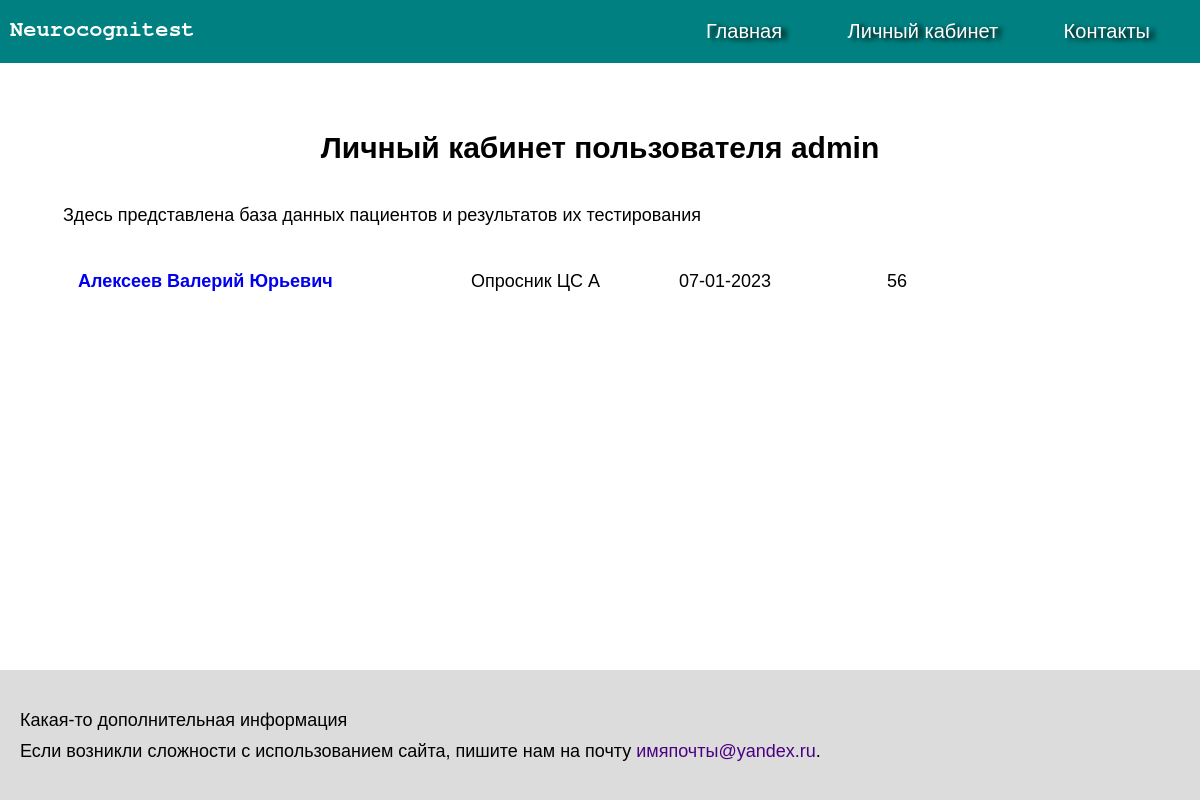
The app's page /user/ (signed in), older data.
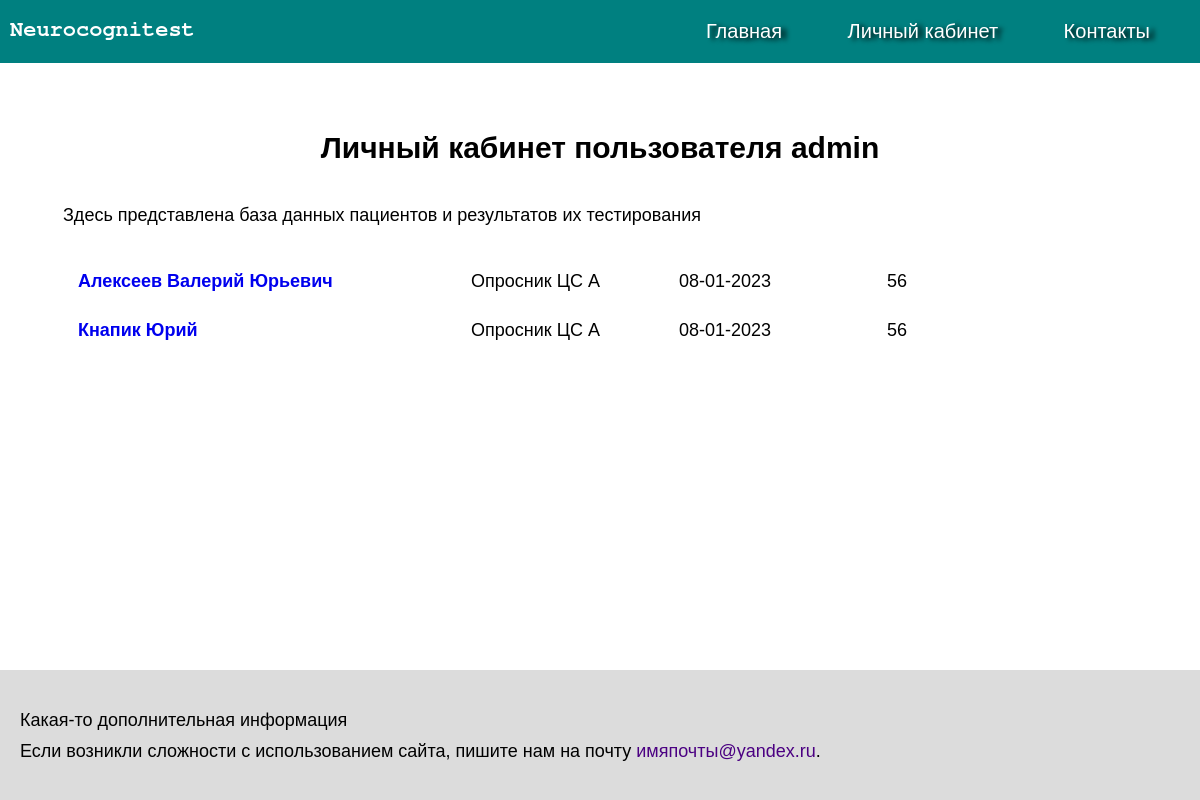
The same page, newer data.
### tables this page shows
CREATE TABLE patients (
    id INTEGER PRIMARY KEY AUTOINCREMENT,
    created DATE NOT NULL DEFAULT CURRENT_TIMESTAMP,
    surname TEXT NOT NULL,
    name TEXT NOT NULL,
    patronymic TEXT,
    test TEXT NOT NULL,
    result TINYINT NOT NULL,
    info TEXT
);

### app.py (the view)
@app.route('/user/')
def user():
    if 'user' not in session:
        return redirect(url_for('login'))
    conn = get_db_connection()
    patients = conn.execute('SELECT * FROM patients').fetchall()
    conn.close()
    return render_template('user.html', patients=patients)

### app.py (called while the page is built)
def get_db_connection():
    conn = sqlite3.connect('database.db')
    conn.row_factory = sqlite3.Row
    return conn

### templates/user.html (shortened to what this page needs)
<html lang="ru">
<head>
</head>
<body>
    {% include "snippets/_header.html" %}
    <div style="margin: 50px; min-height: 60%">
        <h1>Личный кабинет пользователя {{ session.user.login }}</h1>
        <h3 style="font-weight: normal">Здесь представлена база данных пациентов и результатов их тестирования</h3>
        <table style="margin: 30px auto 50px; height: 30px;">
        {% for patient in patients %}
            <tr>
                <td style="width: 400px;">
                    <h3 style="margin: 10px"><a href="#">{{ patient['surname'] }} {{ patient['name'] }}
                        {% if patient['patronymic'] %}{{ patient['patronymic'] }}{% endif %}</a></h3>
                </td>
                <td style="width: 200px;">Опросник ЦС А</td>
                <td style="width: 200px;">{{ patient['created'] }}</td>
                <td>{{patient['result']}}</td>
            </tr>
        {% endfor %}
        </table>
    </div>
    {% include "snippets/_footer.html" %}
</body>
</html>

### templates/snippets/_header.html
<header>
    <div id="leftheader">
        <h5 style="margin: 8px 0"><a style="font-size: 22px; font-family: FreeMono">Neurocognitest</a></h5>
    </div>
    <div id="rightheader">
        <h5 style="margin: 10px 0">
            <a style="font-weight: normal; margin: 0 30px 0; color: #FFFFFF; text-shadow: 5px 2px 5px black;"
               href="http://192.168.1.66:5000">Главная</a>
                {% if 'user' in session %}
                    <a style="font-weight: normal; margin: 0 30px 0; color: #FFFFFF; text-shadow: 5px 2px 5px black;"
                            href="http://192.168.1.66:5000/user">Личный кабинет</a>
                {% else %}
                    <a style="font-weight: normal; margin: 0 30px 0; color: #FFFFFF; text-shadow: 5px 2px 5px black;"
                            href="http://192.168.1.66:5000/login">Вход</a>
                {% endif %}
            <a style="font-weight: normal; margin: 0 5% 0 30px; color: #FFFFFF; text-shadow: 5px 2px 5px black;"
               href="http://192.168.1.66:5000/contacts">Контакты</a>
        </h5>
    </div>
</header>

### templates/snippets/_footer.html
<footer>
    <p style="margin: 20px 0 0">Какая-то дополнительная информация</p>
    <p>Если возникли сложности с использованием сайта, пишите нам на почту <a style="color: #4B0082" href="mailto:angyling@yandex.ru">имяпочты@yandex.ru</a>.</p>
</footer>

Row changes from the older to the newer data that the page shows:
changed patients "Алексеев": created "07-01-2023" → "08-01-2023"
added patients: surname "Кнапик", name "Юрий", created "08-01-2023", result "56"
